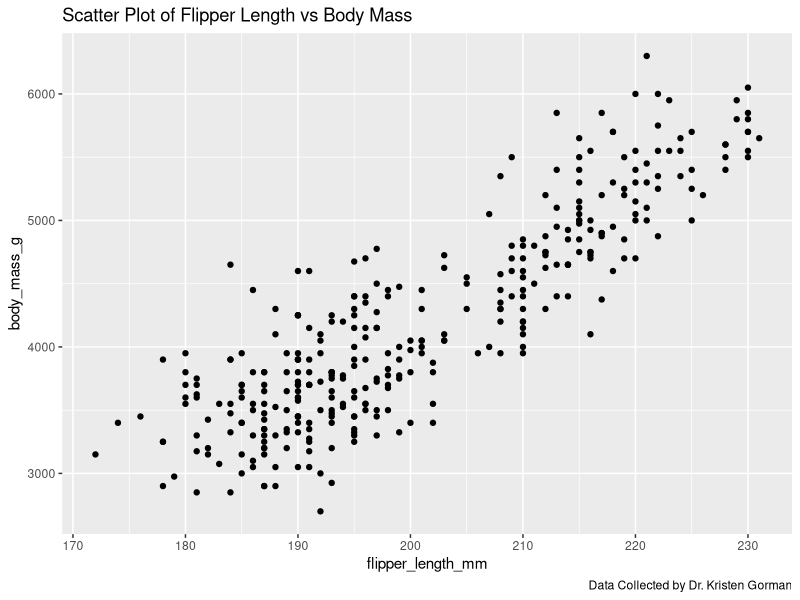
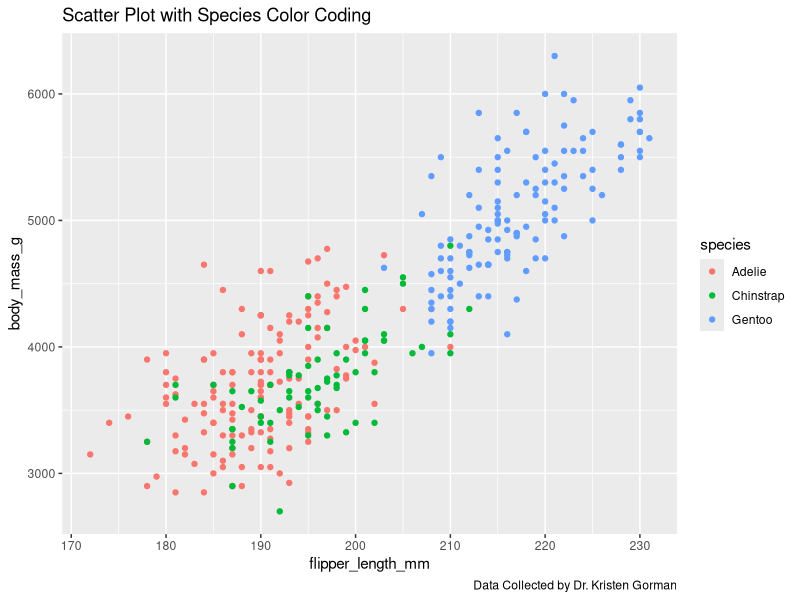
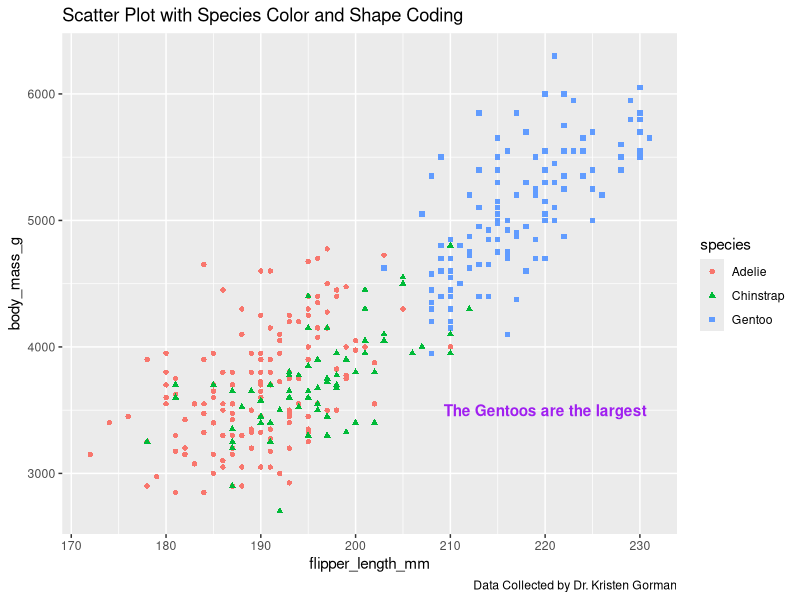
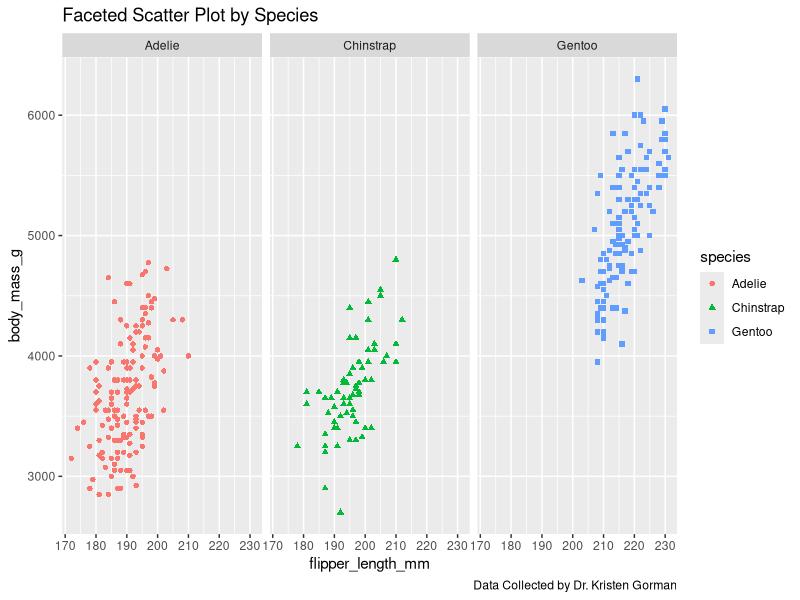
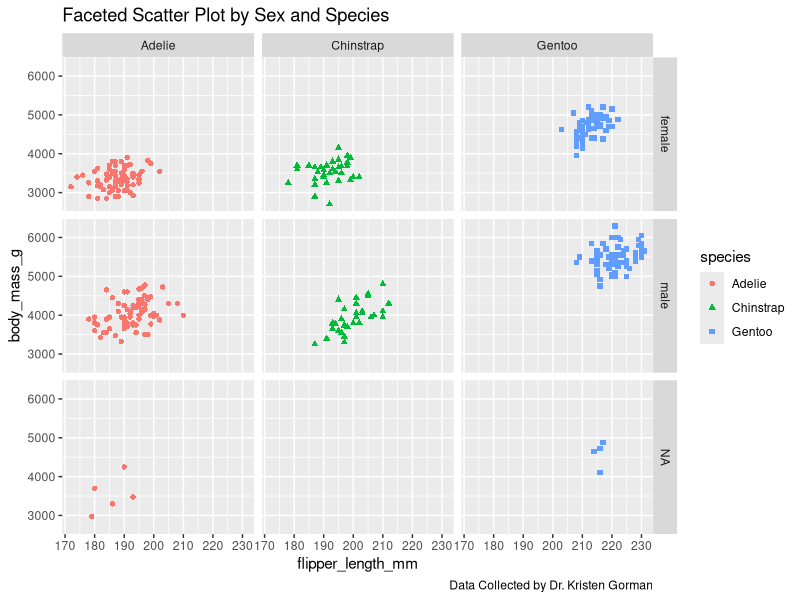
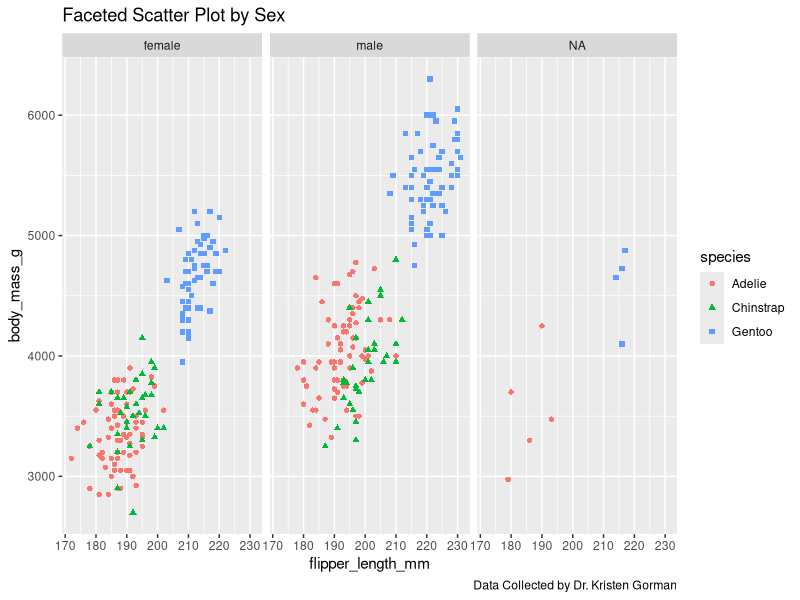

The R script that drew these images, in order:
# Load necessary libraries
library("ggplot2")
library("palmerpenguins")
library("dplyr")

glimpse(penguins)

# Display the first few rows of the penguins dataset
head(penguins)

# Graph 1: Scatter plot of flipper length against body mass
ggplot(data = penguins) +
  geom_point(mapping = aes(x = flipper_length_mm, y = body_mass_g)) +
  ggtitle("Scatter Plot of Flipper Length vs Body Mass") +
  labs(caption = "Data Collected by Dr. Kristen Gorman")

# Graph 2: Scatter plot with different colors for each penguin species
ggplot(data = penguins) +
  geom_point(mapping = aes(x = flipper_length_mm, y = body_mass_g, color = species)) +
  ggtitle("Scatter Plot with Species Color Coding") +
  labs(caption = "Data Collected by Dr. Kristen Gorman")

# Graph 3: Scatter plot with different colors and shapes for each penguin species
ggplot(data = penguins) +
  geom_point(mapping = aes(x = flipper_length_mm, y = body_mass_g, color = species, shape = species)) +
  ggtitle("Scatter Plot with Species Color and Shape Coding") +
  labs(caption = "Data Collected by Dr. Kristen Gorman")+
  annotate("text", x=220, y=3500, label="The Gentoos are the largest", fontface="bold",color="purple")

# Graph 4: Scatter plot with different colors and shapes, faceted by penguin species
ggplot(data = penguins) +
  geom_point(mapping = aes(x = flipper_length_mm, y = body_mass_g, color = species, shape = species)) +
  facet_wrap(~species) +
  ggtitle("Faceted Scatter Plot by Species") +
  labs(caption = "Data Collected by Dr. Kristen Gorman")

# Graph 5: Scatter plot with different colors and shapes, faceted by both sex and penguin species
ggplot(data = penguins) +
  geom_point(mapping = aes(x = flipper_length_mm, y = body_mass_g, color = species, shape = species)) +
  facet_grid(sex ~ species) +
  ggtitle("Faceted Scatter Plot by Sex and Species") +
  labs(caption = "Data Collected by Dr. Kristen Gorman")

# Graph 6: Scatter plot with different colors and shapes, faceted by sex only
ggplot(data = penguins) +
  geom_point(mapping = aes(x = flipper_length_mm, y = body_mass_g, color = species, shape = species)) +
  facet_grid(~sex) +
  ggtitle("Faceted Scatter Plot by Sex") +
  labs(caption = "Data Collected by Dr. Kristen Gorman")
